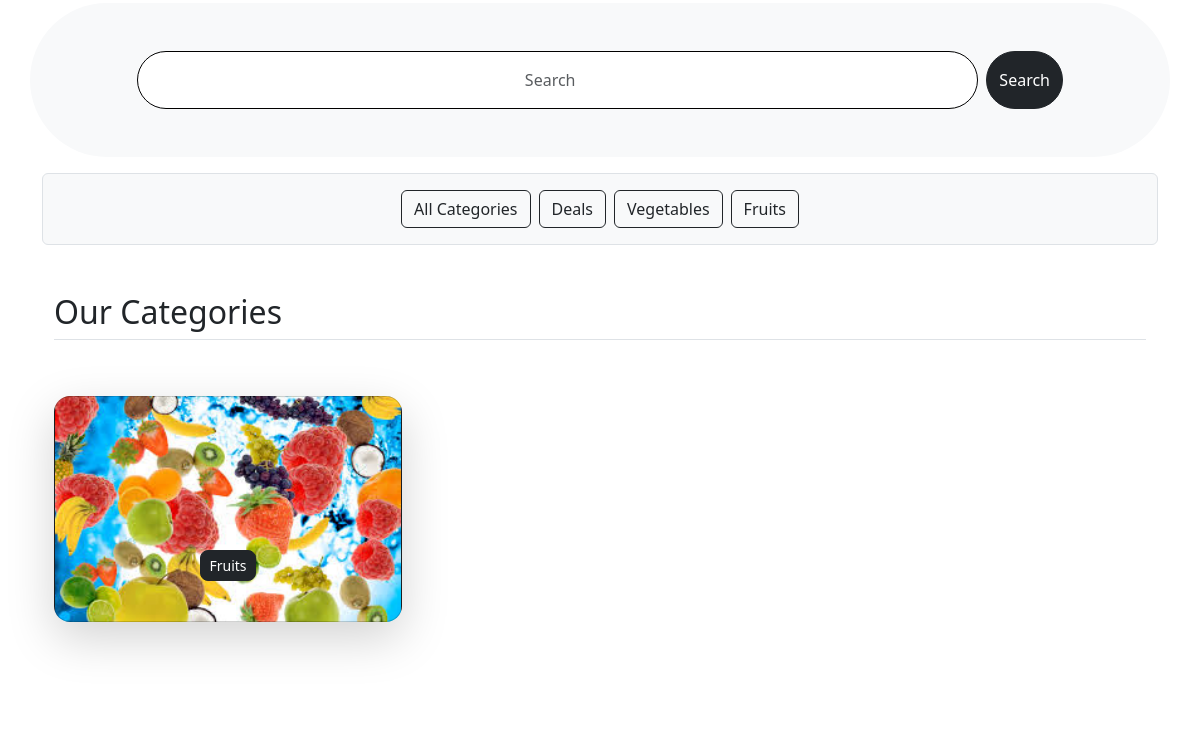
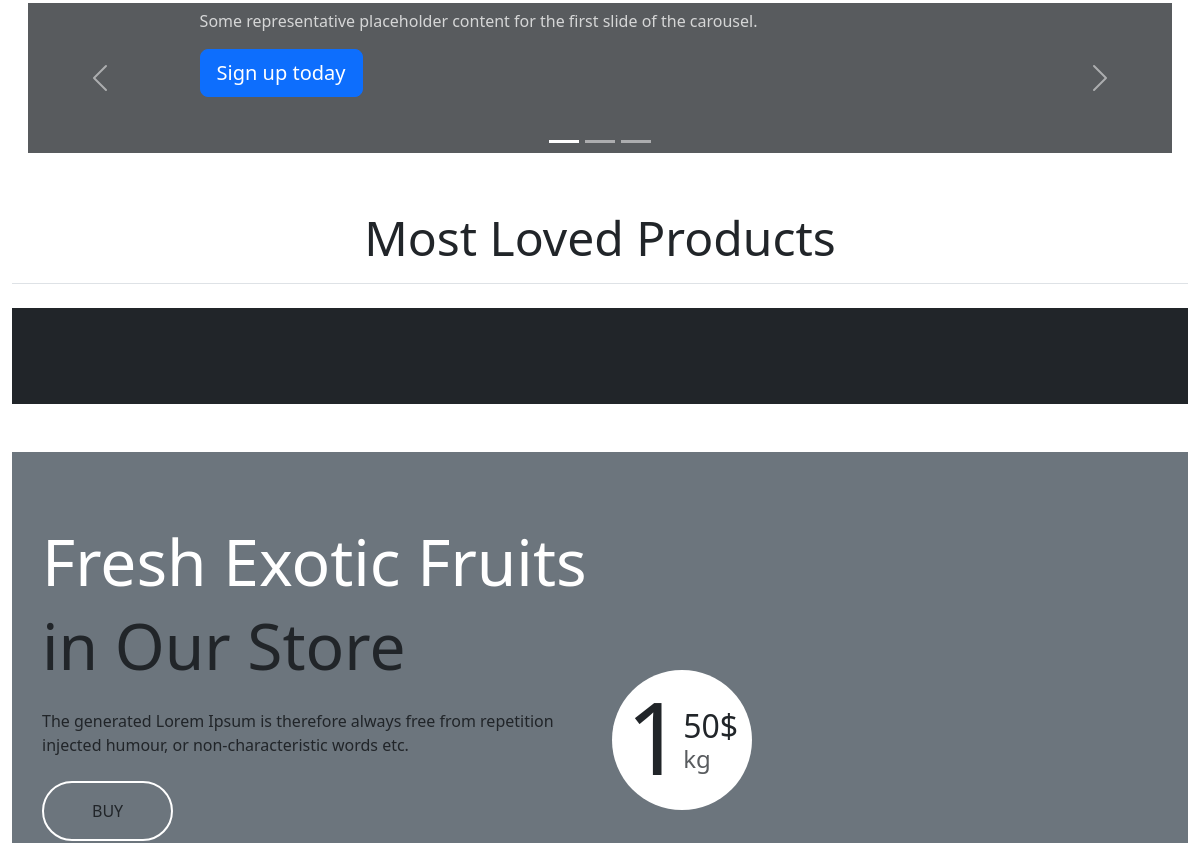
Before: / (middle part) with the older database file (2 pictures, top to bottom).
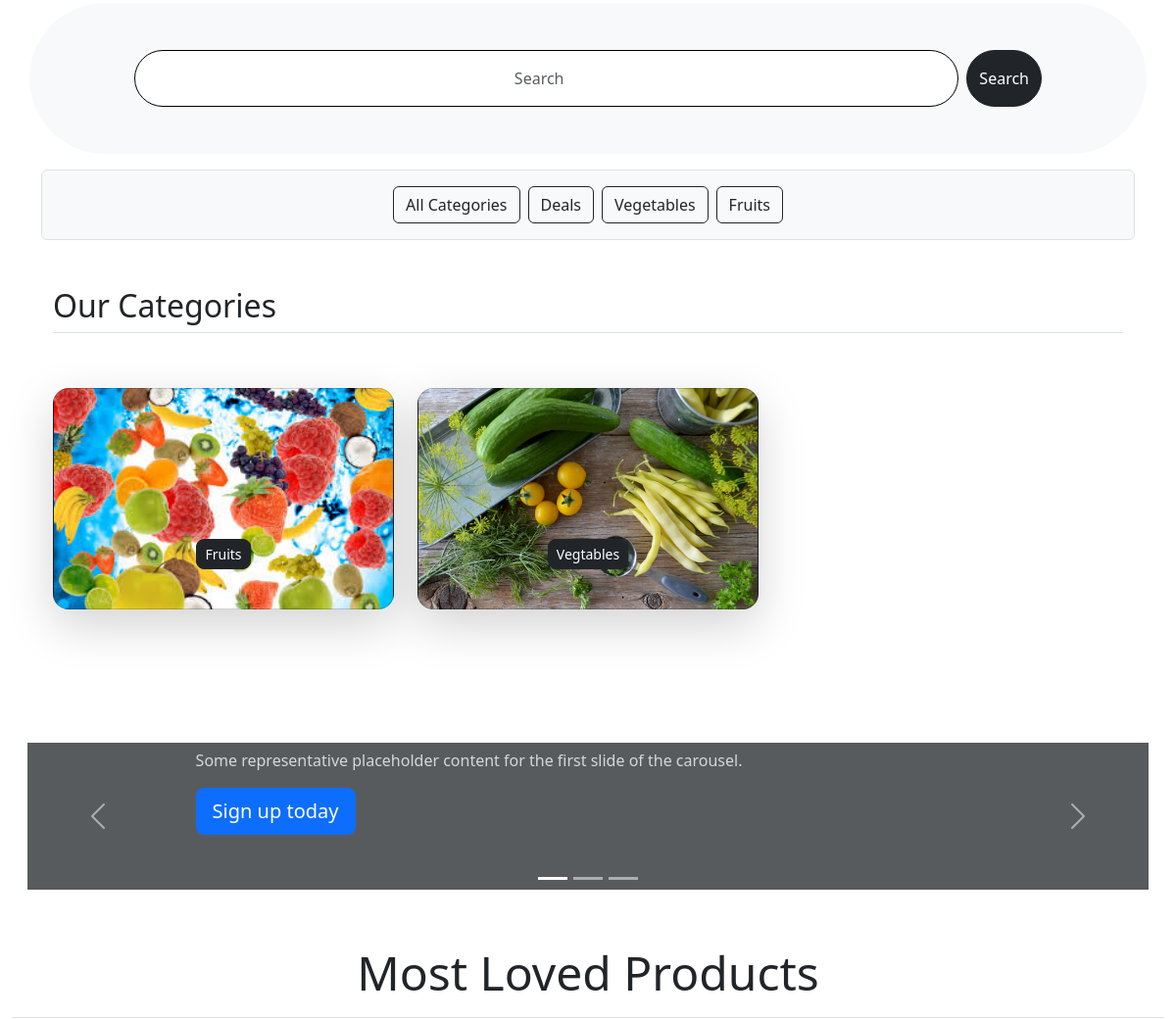
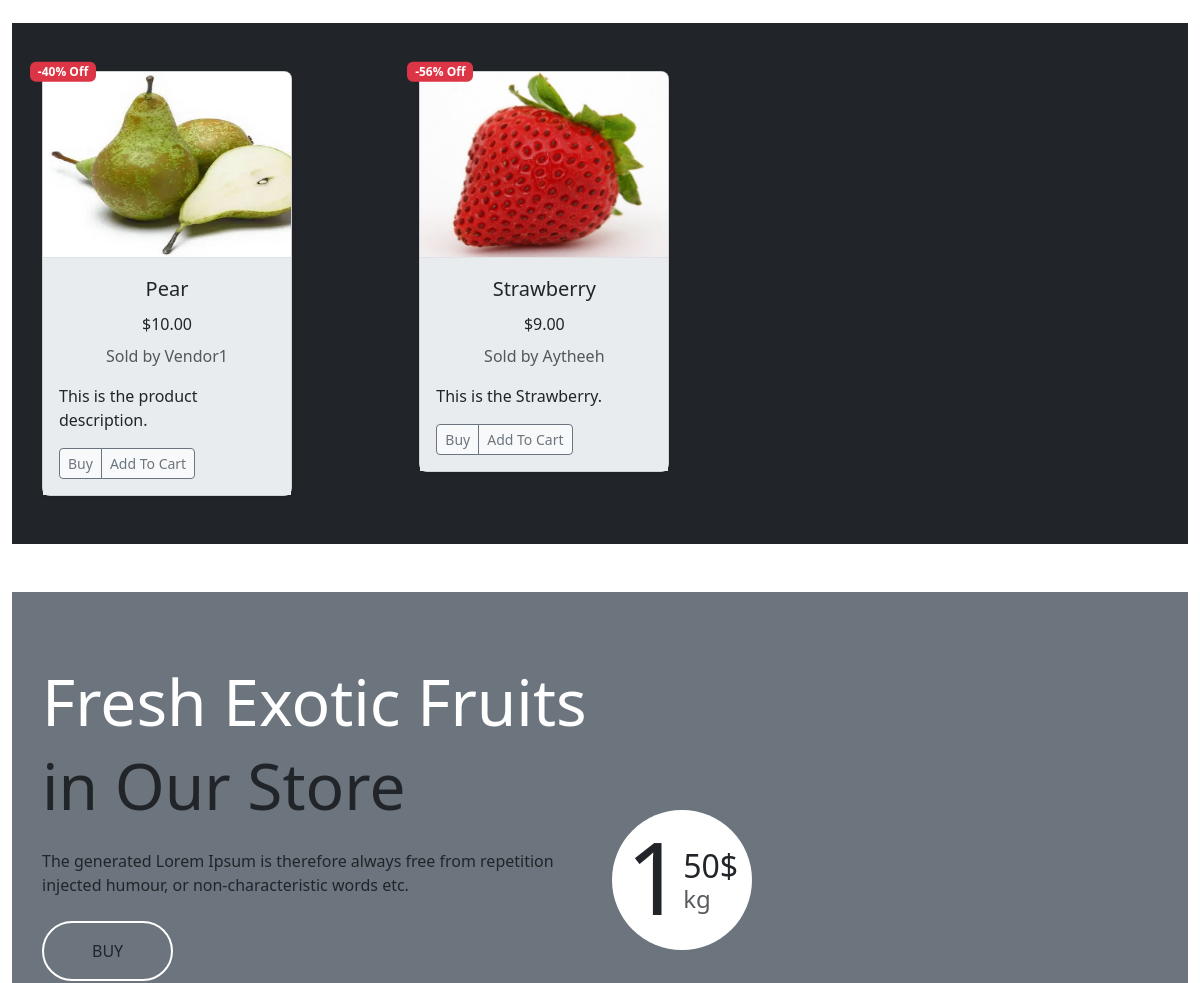
After: the same page with the newer database file (2 pictures, top to bottom).
### core/models.py (models this page shows, shortened)
class Category(models.Model):
    cid = ShortUUIDField(unique=True, length=10, max_length=20,
                         prefix='cat', alphabet='abcdefgh12345')
    title = models.CharField(max_length=100)
    image = models.ImageField(upload_to='Category', default='category.jpg')
    class Meta:
        verbose_name_plural = "Categories"

class Product(models.Model):
    pid = ShortUUIDField(unique=True, length=10,
                         max_length=20, alphabet='abcdefgh12345')
    title = models.CharField(max_length=100)
    image = models.ImageField(upload_to=user_directory_path)
    description = models.TextField(
        null=True, blank=True, default="This is the product description.")
    user = models.ForeignKey(User, on_delete=models.SET_NULL, null=True)
    category = models.ForeignKey(
        Category, on_delete=models.SET_NULL, null=True)
    vendor = models.ForeignKey(Vendor, on_delete=models.SET_NULL, null=True)
    price = models.DecimalField(
        max_digits=9999999, decimal_places=2, default="1.99")
    old_price = models.DecimalField(
        max_digits=9999999, decimal_places=2, default="2.99")
    specifications = models.TextField(null=True, blank=True)
    product_status = models.CharField(
        choices=STATUS, max_length=10, default="in_review")
    status = models.BooleanField(default=True)
    in_stock = models.BooleanField(default=True)
    featured = models.BooleanField(default=False)
    digital = models.BooleanField(default=False)
    sku = ShortUUIDField(unique=True, length=4,
                         max_length=10, alphabet='1234567890')
    date = models.DateTimeField(auto_now_add=True)
    updated = models.DateTimeField(null=True, blank=True)
    class Meta:
        verbose_name_plural = "Products"
    def get_percentage(self):
        new_price = (self.price / self.old_price) * 100
        return new_price

class Vendor(models.Model):
    vid = ShortUUIDField(unique=True, length=10, max_length=20,
                         prefix="ven", alphabet="abcdefgh12345")
    title = models.CharField(max_length=100, default='DefaultVendorName')
    image = models.ImageField(
        upload_to=user_directory_path, default='category.jpg')
    description = models.TextField(
        null=True, blank=True, default="This is the product description.")
    user = models.ForeignKey(User, on_delete=models.SET_NULL, null=True)
    address = models.CharField(max_length=100, default="123 Main St")
    contact = models.CharField(max_length=100, default="+91 999000")
    chat_response_time = models.CharField(max_length=100, default="100")
    shipping_on_time = models.CharField(max_length=100, default="100")
    authentic_rating = models.CharField(max_length=100, default="100")
    days_return = models.CharField(max_length=100, default="100")
    warrenty_period = models.CharField(max_length=100, default="100")
    class Meta:
        verbose_name_plural = "Vendors"
    def __str__(self):
        return self.title

### core/views.py (the view)
# urls.py: path('', views.home_view, name='home'),
def home_view(request):
    Products = Product.objects.filter(
        featured=True, product_status='published')
    Categories = Category.objects.all()
    context = {
        'Products': Products,
        'Categories': Categories,
    }
    return render(request, 'core/index.html', context=context)

### core/context_processors.py (called while the page is built)
def default(request):
    categories = Category.objects.all()
    address = []
    return {
        'categories': categories,
        'address': address,
    }

### Templates/core/index.html (shortened to what this page needs)
{% extends 'core/base.html' %}
{% block content %}
<div class="container-fluid">
    <div class="container m-3 mx-auto">
        <div class="row justify-content-center rounded-pill bg-body-tertiary">
            <div class="col-lg-10 py-lg-5 py-md-4 py-sm-3 py-3">
                <form class="d-flex " role="search">
                    <input class="form-control rounded-pill py-lg-3 py-md-3 py-sm-3 py-3 me-2" type="search"
                        placeholder="Search" aria-label="Search">
                    <button class="btn btn-dark rounded-pill" type="submit">Search</button>
                </form>
            </div>
        </div>
    </div>
    <div class="container">
        <div class="row bg-body-tertiary p-3 border rounded mx-auto">
            <div class="col-12">
                <ul class="nav justify-content-center">
                    <li class="nav-item mx-1"><a href="{% url 'core:products-list' %}"
                            class="btn btn-outline-dark btn-light">All Categories</a>
                    </li>
                    <li class="nav-item mx-1"><a href="" class="btn btn-outline-dark btn-light">Deals</a></li>
                    <li class="nav-item mx-1"><a href="" class="btn btn-outline-dark btn-light">Vegetables</a></li>
                    <li class="nav-item mx-1"><a href="" class="btn btn-outline-dark btn-light">Fruits</a></li>
                </ul>
            </div>
        </div>
    </div>
    <div class="container px-4 py-5" id="custom-cards">
        <h2 class="pb-2 border-bottom">Our Categories</h2>
        <div class="row row-cols-1 row-cols-lg-3 align-items-stretch g-4 py-5">
            {% for c in Categories %}
            <div class="col">
                <div class="card card-cover h-100 overflow-hidden text-bg-dark rounded-4 shadow-lg"
                    style="background-image: url('{{c.image.url}}');background-repeat: no-repeat;background-position: center;background-size: cover;">
                    <div class="d-flex flex-column h-100 p-5 pb-3 text-white text-shadow-1">
                        <h3 class="pt-5 mt-5 mb-4 text-center display-6 lh-1 fw-bold text-dark"><button
                                class="btn btn-sm rounded-3 btn-dark">{{c.title}}</button></h3>
                    </div>
                </div>
            </div>
            {%endfor%}
        </div>
    </div>
    <div id="myCarousel" class="carousel slide my-4 p-3" data-bs-ride="carousel">
        <div class="carousel-indicators">
            <button type="button" data-bs-target="#myCarousel" data-bs-slide-to="0" class="active" aria-label="Slide 1"
                aria-current="true"></button>
            <button type="button" data-bs-target="#myCarousel" data-bs-slide-to="1" aria-label="Slide 2"
                class=""></button>
            <button type="button" data-bs-target="#myCarousel" data-bs-slide-to="2" aria-label="Slide 3"
                class=""></button>
        </div>
        <div class="carousel-inner">
            <div class="carousel-item active">
                <svg class="bd-placeholder-img" width="100%" height="100%" xmlns="http://www.w3.org/2000/svg"
                    aria-hidden="true" preserveAspectRatio="xMidYMid slice" focusable="false">
                    <rect width="100%" height="100%" fill="var(--bs-secondary-color)"></rect>
                </svg>
                <div class="container">
                    <div class="carousel-caption text-start">
                        <p class="opacity-75">Some representative placeholder content for the first slide of the
                            carousel.</p>
                        <p><a class="btn btn-lg btn-primary" href="#">Sign up today</a></p>
                    </div>
                </div>
            </div>
        </div>
        <button class="carousel-control-prev" type="button" data-bs-target="#myCarousel" data-bs-slide="prev">
            <span class="carousel-control-prev-icon" aria-hidden="true"></span>
        </button>
        <button class="carousel-control-next" type="button" data-bs-target="#myCarousel" data-bs-slide="next">
            <span class="carousel-control-next-icon" aria-hidden="true"></span>
        </button>
    </div>
    <h2 class="p-3 my-4 border-bottom display-5 text-center">Most Loved Products</h2>
    <div class="album py-5 bg-dark">
        <div class="container">
            <div class="row row-cols-1 row-cols-sm-2 row-cols-md-3 g-3">
                {% for p in Products %}
                <div class="col">
                    <div class="card shadow-sm border-1 rounded-3" style="max-width: 250px; position: relative;">
                        <div class="position-absolute top-0 start-0 translate-middle badge bg-danger"
                            style="z-index: 1; margin-left: 20px;">
                            -{{p.get_percentage|floatformat:0}}% Off
                        </div>
                        <a href="{% url 'core:product-details' p.pid %}" class="text-decoration-none text-dark">
                            <div class="ratio ratio-4x3">
                                <img src="{{ p.image.url }}"
                                    class="bd-placeholder-img card-img-top img-responsive border-1 border-bottom  rounded-top"
                                    width="100%" height="100%" role="img" preserveAspectRatio="xMidYMid slice"
                                    focusable="false">
                            </div>
                            <div class="card-body bg-body-secondary">
                                <p class="card-title text-center fs-5">{{p.title}}</p>
                        </a>
                        <p class="card-title text-center fs-6">${{p.price}}</p>
                        <p class="card-text text-center"><small class="text-body-secondary fs-6">Sold by
                                {{p.vendor}}</small></p>
                        <p class="card-text">{{p.description}}</p>
                        <div class="d-flex justify-content-between align-items-center">
                            <div class="btn-group bg-body-tertiary">
                                <button type="button" class="btn btn-sm btn-outline-secondary">Buy</button>
                                <button type="button" class="btn btn-sm btn-outline-secondary">Add To Cart</button>
                            </div>
                        </div>
                    </div>
                </div>
            </div>
            {%endfor%}
        </div>
    </div>
</div>
<div class="container-fluid banner bg-secondary my-5">
    <div class="container py-5">
        <div class="row g-4 align-items-center">
            <div class="col-lg-6">
                <div class="py-4">
                    <h1 class="display-3 text-white">Fresh Exotic Fruits</h1>
                    <p class="fw-normal display-3 text-dark mb-4">in Our Store</p>
                    <p class="mb-4 text-dark">The generated Lorem Ipsum is therefore always free from repetition
                        injected humour, or non-characteristic words etc.</p>
                    <a href="#" class="banner-btn btn border-2 border-white rounded-pill text-dark py-3 px-5">BUY</a>
                </div>
            </div>
            <div class="col-lg-6">
                <div class="position-relative">
                    <div class="d-flex align-items-center justify-content-center bg-white rounded-circle position-absolute"
                        style="width: 140px; height: 140px; top: 0; left: 0;">
                        <h1 style="font-size: 100px;">1</h1>
                        <div class="d-flex flex-column">
                            <span class="h2 mb-0">50$</span>
                            <span class="h4 text-muted mb-0">kg</span>
                        </div>
                    </div>
                </div>
            </div>
        </div>
    </div>
</div>
</div>
{% endblock content %}

### Templates/core/base.html (shortened to what this page needs)
{% load static %}
<!doctype html>
<html lang="en">
<head>
    <link href="https://cdn.jsdelivr.net/npm/bootstrap@5.3.3/dist/css/bootstrap.min.css" rel="stylesheet"
>
    <link rel="stylesheet" href="https://cdn.jsdelivr.net/npm/bootstrap-icons@1.11.3/font/bootstrap-icons.min.css">
    <link rel="stylesheet" href="{% static 'css/styles.css' %}">
    <link rel="stylesheet" href="https://cdnjs.cloudflare.com/ajax/libs/OwlCarousel2/2.3.4/assets/owl.carousel.min.css"
 />
    <link rel="stylesheet" href="https://cdnjs.cloudflare.com/ajax/libs/OwlCarousel2/2.3.4/assets/owl.theme.default.css"
 />
</head>
<body class="container-fluid m-0 p-0">
    {% block content %}
    {% endblock content %}
</body>
</html>

### static/css/styles.css (style rules this page uses)
.card { transition: transform 0.3s, box-shadow 0.3s; border-radius: 15px; }
.btn { transition: color 0.3s; }
.form-control { border-color: black; }
input::placeholder { text-align: center; }

Changed rows visible on the page:
added Category: image (picture), title "Vegtables"
now on this page (row edited): Product: get_percentage "40", image (picture), title "Pear", price "10.00", vendor "Vendor1", description "This is the product description."
added Product: get_percentage "56", image (picture), title "Strawberry", price "9.00", vendor "Aytheeh", description "This is the Strawberry."
